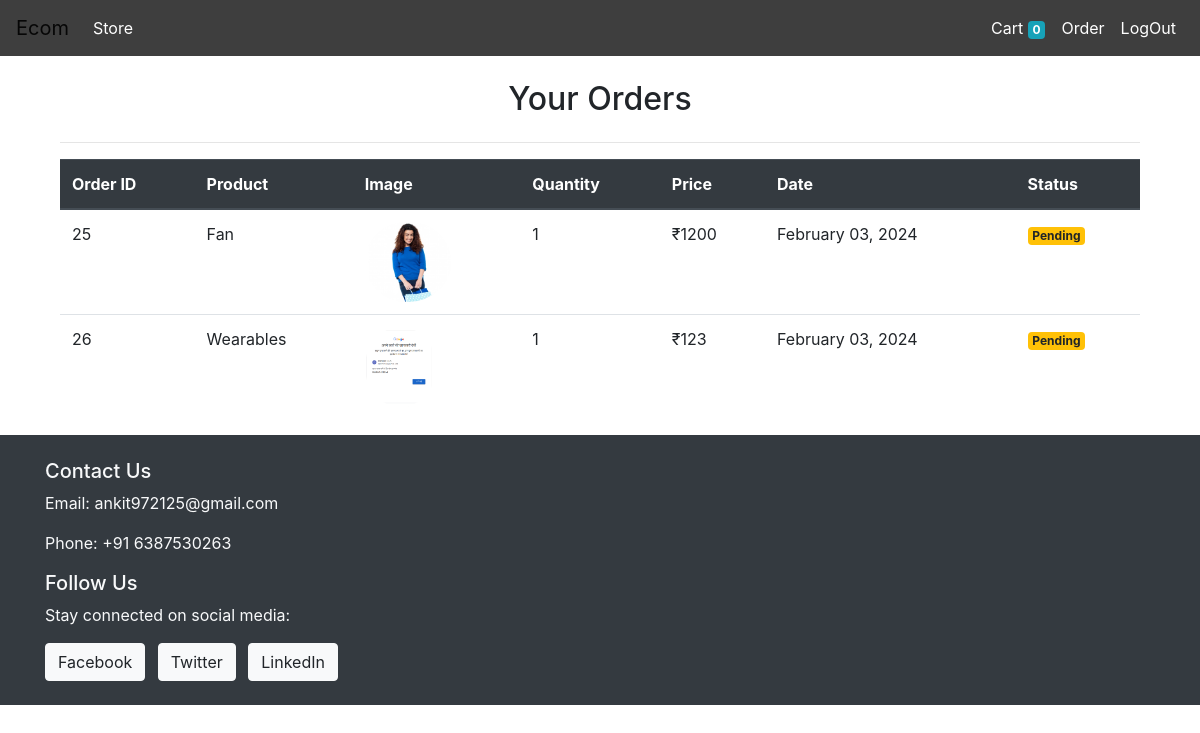
The app's page /orders/ (signed in) with its own data.
### store/models.py (models this page shows, shortened)
class Order(models.Model):
    product = models.ForeignKey(Product, on_delete =models.CASCADE)
    customer = models.ForeignKey(Customer ,on_delete=models.CASCADE)
    quantity = models.IntegerField(default = 1)
    price = models.IntegerField(default = 0)
    address = models.TextField(default = "")
    phone = models.CharField( max_length=50)
    date = models.DateField(default = datetime.datetime.today)
    status = models.BooleanField(default = False)

class Product(models.Model):
    Name = models.CharField( max_length=50)
    Price = models.IntegerField(default=0)
    Description = models.CharField( max_length=250)
    category = models.ForeignKey(Category, on_delete=models.CASCADE ,default=1)
    img = models.ImageField( upload_to='./media/prod/', height_field=None, width_field=None, max_length=None)

### store/auth.py (the view)
    def middleware(request):
        if not request.session.get('customer'):
            return redirect('login')
        response = get_response(request)
        return response

### store/auth.py (called while the page is built)
def authMiddleware(get_response):
    def middleware(request):
        if not request.session.get('customer'):
            return redirect('login')
        response = get_response(request)
        return response
    return middleware

### store/templatetags/cart.py (called while the page is built)
@register.filter(name='currency')
def currency(num):
    return "₹"+str(num)

### store/views.py (called while the page is built)
    def get(self,request):
        customer = request.session.get('customer')
        orders = Order.objects.filter(customer=customer).order_by('date')
        return render(request, 'Store/orders.html', {'orders': orders})

### templates/Store/orders.html
{% extends "./base.html" %} {% block content %}{% load cart %}
<div class="container mt-4">
    <h2 class="text-center mb-4">Your Orders</h2>
    <hr> {% if orders %}
    <div class="table-responsive">
        <table class="table table-hover">
            <thead class="thead-dark">
                <tr>
                    <th scope="col">Order ID</th>
                    <th scope="col">Product</th>
                    <th scope="col">Image</th>
                    <th scope="col">Quantity</th>
                    <th scope="col">Price</th>
                    <th scope="col">Date</th>
                    <th scope="col">Status</th>
                </tr>
            </thead>
            <tbody>
                {% for order in orders %}
                <tr>
                    <td>{{ order.id }}</td>
                    <td>{{ order.product.Name }}</td>
                    <td><img style="height: 80px;" class="rounded-circle" src="{{ order.product.img.url }}" alt=""></td>
                    <td>{{ order.quantity }}</td>
                    <td>{{ order.price|currency }}</td>
                    <td>{{ order.date|date:"F d, Y" }}</td>
                    <td>
                        {% if order.status %}
                        <span class="badge badge-success">Completed</span> {% else %}
                        <span class="badge badge-warning">Pending</span> {% endif %}
                    </td>
                </tr>
                {% endfor %}
            </tbody>
        </table>
    </div>
    {% else %}
    <div class="text-center">
        <p>No orders available.</p>
    </div>
    {% endif %}
</div>
{% endblock %}

### records on screen
Order: id "25", product.Name "Fan", product.img (picture), quantity "1", price "₹1200", date "February 03, 2024", status "Pending"
Order: id "26", product.Name "Wearables", product.img (picture), quantity "1", price "₹123", date "February 03, 2024", status "Pending"

### other values on screen
{{ request.session.cart.keys|length }} "0"
